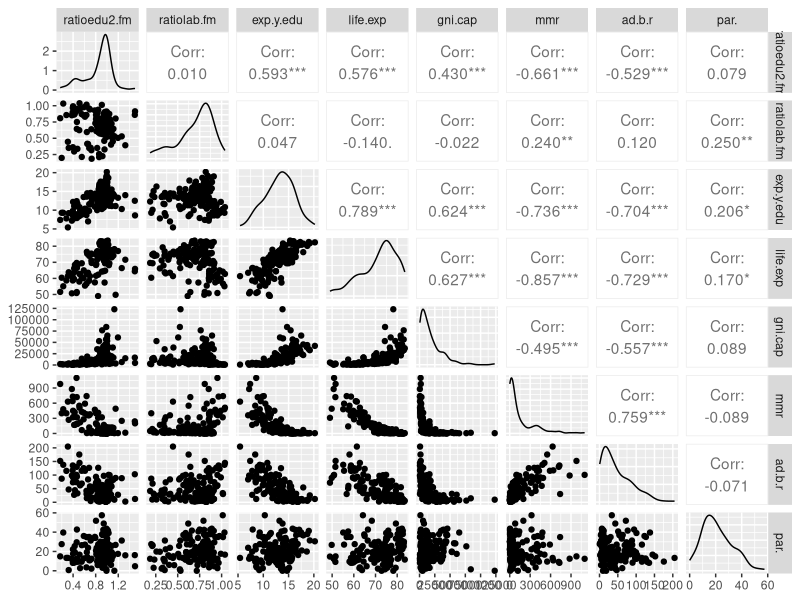

The R script that drew this image:
## ---- chunk 1
#set wokring directory and load the human data into R

setwd("D:/Sydney Uni/forth semester units of study/Intro to Open Data Science/IODS-project")

human <- as.data.frame(read.table('data/human.csv', sep="\t", header = TRUE))
## ---- chunk 2
#explore the structure and dimentions of the data
str(human)
## ---- chunk 3
#access package
library(dplyr)
library(ggplot2)
library(GGally)
## ---- chunk 4
ggpairs(human)
summary(human)
